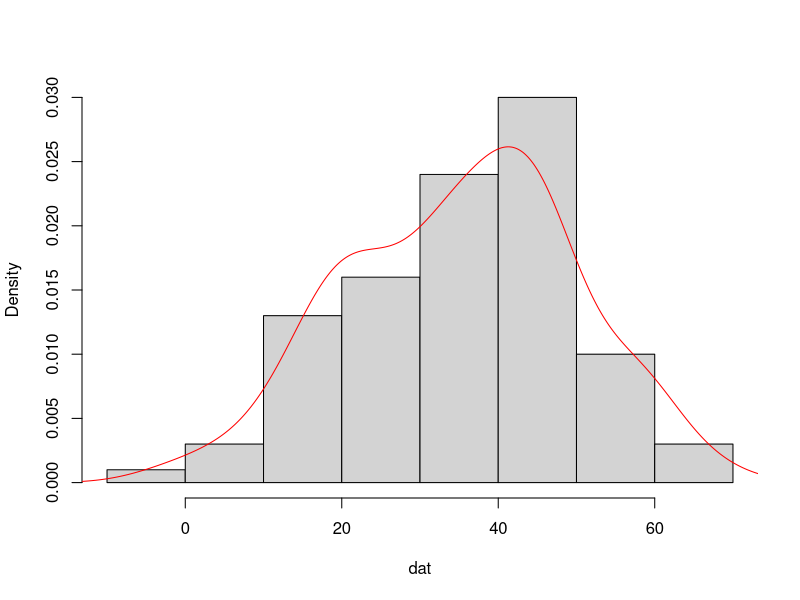
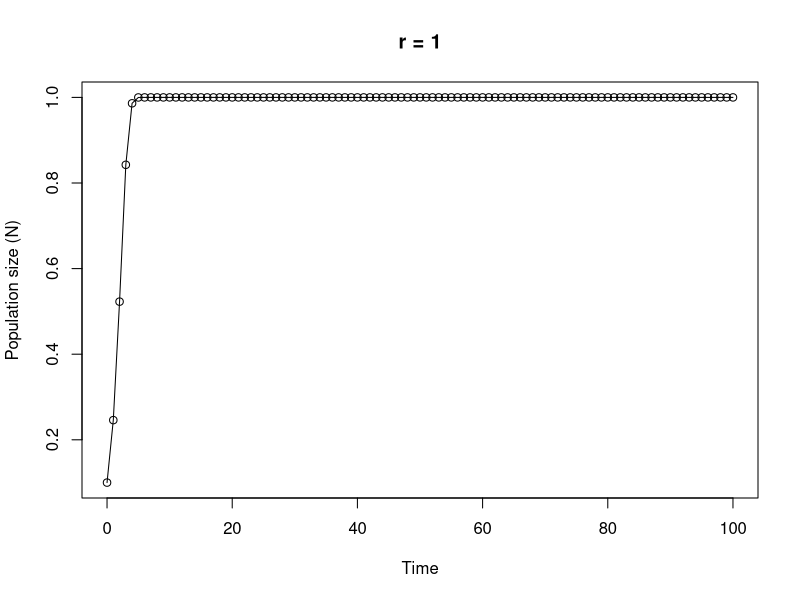

Write R code to recreate these figures, in order.
## ----Q1, echo=SOLUTIONS---------------------------------------------------------------------------------------------------------------------------------------------

# area of a circle
# the equation to calculate the area of a circle is pi * radius^2

circle.area <- function(d){ 
	pi * (d/2)^2
}

# to use your new function

circle.area(10)
# [1] 78.53982

# to test on a vector of diameters
# first create a vector with diameters ranging from 0 to 50 in steps of 10

cir.diam <- seq(from = 0, to = 50, by = 10)

# test your function

circle.area(cir.diam)
# [1]    0.00000   78.53982  314.15927  706.85835 1256.63706 1963.49541


## ----Q2, echo=SOLUTIONS, tidy = TRUE--------------------------------------------------------------------------------------------------------------------------------

far.cent <- function(a){
	val <- (a-32)*5/9
	print(paste("Fahrenheit: ", round(a, digits = 3), "oF",sep = " "), quote = FALSE)# round 3dp
	print(paste("Centigrade: ", round(val, digits = 3), "oC", sep = " "), quote = FALSE)# round 3dp
}

# alternative Fahrenheit to centigrade using cat function

far.cent2 <- function(a){
	val <- (a - 32) * 5/9	#calculation
	cat("Fahrenheit: ", round(a, digits = 3), "oF", "\n")   # use cat function
	cat("Centigrade: ", round(val, digits = 3), "oC", "\n")   
}


## ----Q3, echo=SOLUTIONS---------------------------------------------------------------------------------------------------------------------------------------------

# Create a vector of normally distributed data
# length 100, mean 35 and standard deviation of 29

vals <- rnorm(100, 35, 15)	# create some norm dist data mean 35, sd = 15

summary.fun <- function(dat){
	mymean <- round(mean(dat), digits = 4)      	# calc mean
	mymedian <- round(median(dat), digits = 4)    # calc median
	mymin <- round(min(dat), digits = 4)          # calc min
	mymax <- round(max(dat), digits = 4)          # calc max
	print(paste("mean:", mymean, sep = " "), quote = FALSE)     # print mean
	print(paste("median:", mymedian, sep = " "), quote = FALSE)     # print median
	print(paste("range:", "from:", mymin, "to", mymax, sep = " "), quote = FALSE) 
	dens <- density(dat)                          # estimate density curve
	hist(dat, main = "",type = "l",freq = FALSE)  # plot histogram
	lines(dens, lty = 1, col = "red")             # plot density curve
}

# use the function
summary.fun(vals)


## ----Q4, echo=SOLUTIONS---------------------------------------------------------------------------------------------------------------------------------------------

# calculate a median

ourmedian <- function(x){
	n <- length(x)
	if (n %% 2 == 1)      # odd numbers
	  sort(x)[(n + 1)/2]  # find the middle number by adding 1 to length and div 2
	else {                # even numbers
	  middletwo <- sort(x)[(n/2) + 0:1]   #find the two middle numbers
	  mean(middletwo)
	  }
}

# use the function
mydat <- sample(1:50, size = 10, replace = TRUE )

# our function
ourmedian(mydat)

# R median function
median(mydat)


## ----Q5, echo=SOLUTIONS, tidy = TRUE--------------------------------------------------------------------------------------------------------------------------------

# function to simulate Ricker model

Ricker.model <- function(nzero, r, time, K=1){     # sets initial parameters
  N <- numeric(time + 1)    # creates a real vector of length time+1 to store values of Nt+1
  N[1] <- nzero             # sets initial population size in first element of N
  for (i in 1:time) {				# loops over time
      N[i+1] <- N[i]*exp(r*(1 - N[i]/K))    
  }
  Time <- 0:time   					 # creates vector for x axis
  plot(Time, N, type = "o", xlim = c(0, time), xlab = "Time", ylab = "Population size (N)", main = paste("r =", r, sep=" "))   # plots     output
}

# To run
# play around with the different parameters, especially r
Ricker.model(nzero=0.1,r=1,time=100)
